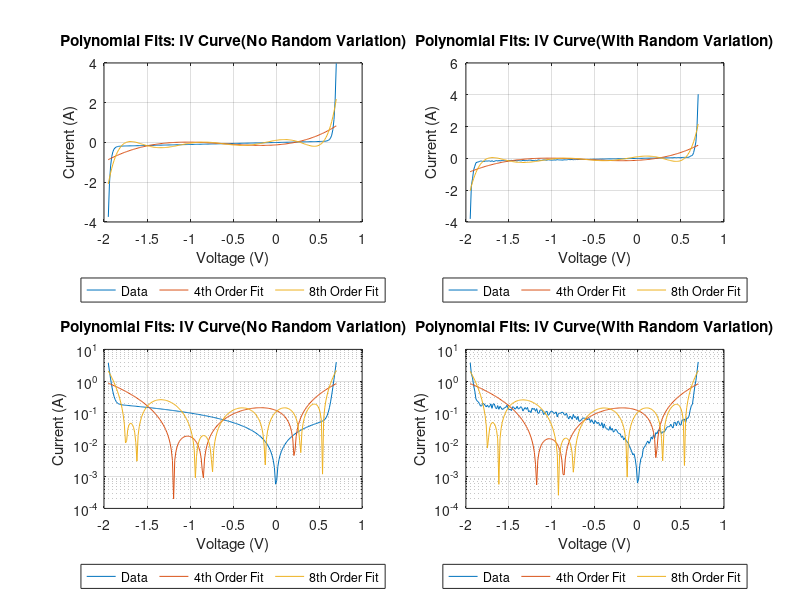

MATLAB code for this plot: (Note: this script raises an error after producing the figure.)
function [] = pa()
clear
clc
close all
warning off

Vmin = -1.95;
Vmax = 0.7;
N = 200;
err = 0.2;

Is = 0.01e-12; %A
Ib = 0.1e-12; %A
Vb = 1.3; %V
Gp = 0.1; %S
params = [Is,Gp,Ib,Vb];
V = linspace(Vmin,Vmax,N);
I1 = Is*(exp(1.2*V/0.025)-1)+Gp*V-Ib*(exp((-1.2*(V+Vb))/0.025)-1);
I2 = I1.*((1-err)+rand(1,length(V))*2*err);

numFits = [2,3,1];
for n = 1:3
    figure('units','normalized','outerposition',[0 0 1 1])
    [IplotData,legendStrs] = generateFits(V,I1,I2,params,n,numFits);
    plotFits(V,IplotData,legendStrs,numFits,n);
end
end

function [IplotData,legendStrs] = generateFits(V,I1,I2,params,n,numFits)
legendStrs = cell(1,numFits(n)+1);
IplotData = cell(numFits(n)+1,2);
for o = 1:2
    if o == 1
        IAnalze = I1;
    elseif o == 2
        IAnalze = I2;
    end
    for m = 0:numFits(n)
        if m == 0
            Ifit = IAnalze;
            legendStrs{1} = 'Data';
        else
            [Ifit,legendStr] = getFitData(V,IAnalze,params,n,m);
            legendStrs{m+1} = legendStr;
        end
        IplotData{m+1,o} = Ifit;
    end
end
end

function [] = plotFits(V,IplotData,legendStrs,numFits,n)
for k = 1:4
    subplot(2,2,k)
    for m = 1:(numFits(n)+1)
        switch k
            case 1
                plot(V,IplotData{m,1});
            case 2
                plot(V,IplotData{m,2});
            case 3
                semilogy(V,abs(IplotData{m,1}));
            case 4
                semilogy(V,abs(IplotData{m,2}));
        end
        if m == 1
           lims = axis; 
        end
        hold on;
    end
    axis(lims);
    xlabel('Voltage (V)')
    ylabel('Current (A)')
    grid on;
    legend(legendStrs,'Location','southoutside','Orientation','horizontal');
    title(generateTitle(n,k));
end
end

function [out] = generateTitle(n,k)
    if n == 1
        out = 'Polynomial Fits';
    elseif n == 2
        out = 'Curve Fits';
    elseif n == 3
        out = 'Neural Network';
    end
    out = strcat(out,': IV Curve ');
    if k == 1  || k == 3
        out = strcat(out,'(No Random Variation)');
    else
        out = strcat(out,'(With Random Variation)');
    end
end

function [fo,ft,legendStr] = createFitOptions(params,mode)
if mode == 1
    upper = [Inf,params(2),Inf,params(4)];
    lower = [-Inf,params(2),-Inf,params(4)];
    legendStr = 'B and D set';
elseif mode == 2
    upper = [Inf,Inf,Inf,params(4)];
    lower = [-Inf,-Inf,-Inf,params(4)];
    legendStr = 'D set';
else
    upper = [Inf,Inf,Inf,Inf];
    lower = [-Inf,-Inf,-Inf,-Inf];
    legendStr = 'No set';
end
ft = fittype('A.*(exp(1.2*x/25e-3)-1) + B.*x - C*(exp(1.2*(-(x+D))/25e-3)-1)');
fo = fitoptions(ft);
fo = fitoptions(fo,'Lower',lower);
fo = fitoptions(fo,'Upper',upper);
end

function [fitI,legendStr] = getFitData(V,I,params,question,num)
if question == 1
    p = polyfit(V,I,4*num);
    fitI = polyval(p,V);
    legendStr = sprintf('%dth Order Fit',4*num);
elseif question == 2
    [fo,ft,legendStr] = createFitOptions(params,num);
    ff = fit(V',I',ft,fo);
    fitI = ff(V);
elseif question == 3
    inputs = V;
    targets = I;
    hiddenLayerSize = 10;
    net = fitnet(hiddenLayerSize);
    net.divideParam.trainRatio = 70/100;
    net.divideParam.valRatio = 15/100;
    net.divideParam.testRatio = 15/100;
    net = train(net,inputs,targets);
    outputs = net(V);
    %errors = gsubtract(outputs,targets);
    %performance = perform(net,targets,outputs);
    %fprintf('Neural Net Errors: %f\n',errors);
    %fprintf('Neural Net Performance: %f\n',performance);
    legendStr = 'Neural Network Fit';
    fitI = outputs;
end
end